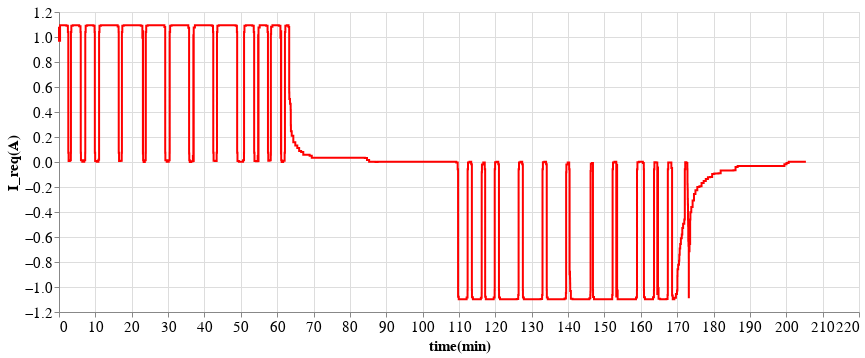

This figure's notebook cell:
### Code cell
test_df = pd.read_csv('plots_data/test_cycle.csv')
test_df['x'] = test_df['x'].apply(lambda x: max(x, 0))
# test_df['y'] = test_df['y'].apply(lambda x: round(x, 0))
# test_df = test_df.loc[test_df['y'].shift() != test_df['y']]

alt.Chart(test_df).mark_line(interpolate='step').encode(
    x = alt.X('x:Q', title='time(min)'),
    y = alt.Y('y:Q', scale=alt.Scale(zero=False), title='I_req(A)'),
    color=alt.value('red')
#     color=alt.Color('type:N', scale=alt.Scale(scheme='set1'))
).configure_view(
    height=300, 
    width=800
).configure_legend(
    labelFont='CMU Serif',
    titleFont='CMU Serif',
    labelFontSize=15,
    titleFontSize=15,
).configure_axis(
    labelFont='CMU Serif',
    titleFont='CMU Serif',
    labelFontSize=15,
    titleFontSize=15,
)

### Figure 1 — Vega-Lite specification as saved in the notebook (floating-point values rounded to 4 significant figures; data arrays with more than 128 entries replaced by an {"elided": "..."} marker saying what was removed)
{"usermeta": {"embedOptions": {"theme": "vox"}}, "config": {"view": {"continuousWidth": 400, "continuousHeight": 300, "height": 300, "width": 800}, "axis": {"labelFont": "CMU Serif", "labelFontSize": 15, "titleFont": "CMU Serif", "titleFontSize": 15}, "legend": {"labelFont": "CMU Serif", "labelFontSize": 15, "titleFont": "CMU Serif", "titleFontSize": 15}}, "data": {"name": "data-0030d9aee223338b1ef22f78cc6fffad"}, "mark": {"type": "line", "interpolate": "step"}, "encoding": {"color": {"value": "red"}, "x": {"type": "quantitative", "field": "x", "title": "time(min)"}, "y": {"type": "quantitative", "field": "y", "scale": {"zero": false}, "title": "I_req(A)"}}, "$schema": "https://vega.github.io/schema/vega-lite/v4.8.1.json", "datasets": {"data-0030d9aee223338b1ef22f78cc6fffad": {"elided": "1648 records"}}}
